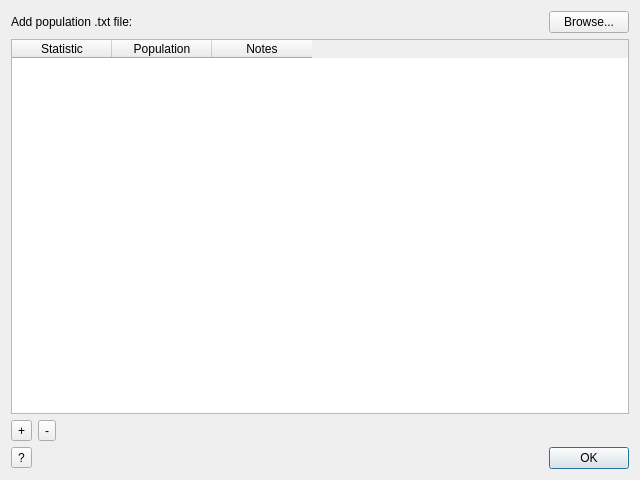
<?xml version="1.0" encoding="UTF-8"?>
<ui version="4.0">
 <class>Dialog</class>
 <widget class="QDialog" name="Dialog">
  <property name="geometry">
   <rect>
    <x>0</x>
    <y>0</y>
    <width>640</width>
    <height>480</height>
   </rect>
  </property>
  <property name="windowTitle">
   <string>Dialog</string>
  </property>
  <layout class="QVBoxLayout" name="verticalLayout_2">
   <item>
    <layout class="QHBoxLayout" name="horizontalLayout_2">
     <item>
      <widget class="QLabel" name="label">
       <property name="text">
        <string>Add population .txt file:</string>
       </property>
      </widget>
     </item>
     <item>
      <spacer name="horizontalSpacer_3">
       <property name="orientation">
        <enum>Qt::Horizontal</enum>
       </property>
       <property name="sizeHint" stdset="0">
        <size>
         <width>40</width>
         <height>20</height>
        </size>
       </property>
      </spacer>
     </item>
     <item>
      <widget class="QPushButton" name="browsePopulationButton">
       <property name="text">
        <string>Browse...</string>
       </property>
      </widget>
     </item>
    </layout>
   </item>
   <item>
    <layout class="QVBoxLayout" name="verticalLayout">
     <item>
      <widget class="QTableWidget" name="tableWidget">
       <property name="selectionMode">
        <enum>QAbstractItemView::SingleSelection</enum>
       </property>
       <column>
        <property name="text">
         <string>Statistic</string>
        </property>
       </column>
       <column>
        <property name="text">
         <string>Population</string>
        </property>
       </column>
       <column>
        <property name="text">
         <string>Notes</string>
        </property>
       </column>
      </widget>
     </item>
     <item>
      <layout class="QHBoxLayout" name="horizontalLayout_3">
       <item>
        <widget class="QToolButton" name="addStatButton">
         <property name="text">
          <string>+</string>
         </property>
        </widget>
       </item>
       <item>
        <widget class="QToolButton" name="removeStatButton">
         <property name="text">
          <string>-</string>
         </property>
        </widget>
       </item>
       <item>
        <spacer name="horizontalSpacer_2">
         <property name="orientation">
          <enum>Qt::Horizontal</enum>
         </property>
         <property name="sizeHint" stdset="0">
          <size>
           <width>40</width>
           <height>20</height>
          </size>
         </property>
        </spacer>
       </item>
      </layout>
     </item>
    </layout>
   </item>
   <item>
    <layout class="QHBoxLayout" name="horizontalLayout">
     <item>
      <widget class="QToolButton" name="calculateHelpButton">
       <property name="text">
        <string>?</string>
       </property>
      </widget>
     </item>
     <item>
      <spacer name="horizontalSpacer">
       <property name="orientation">
        <enum>Qt::Horizontal</enum>
       </property>
       <property name="sizeHint" stdset="0">
        <size>
         <width>40</width>
         <height>20</height>
        </size>
       </property>
      </spacer>
     </item>
     <item>
      <widget class="QPushButton" name="calculateOkButton">
       <property name="text">
        <string>OK</string>
       </property>
       <property name="autoDefault">
        <bool>false</bool>
       </property>
       <property name="default">
        <bool>true</bool>
       </property>
      </widget>
     </item>
    </layout>
   </item>
  </layout>
 </widget>
 <resources/>
 <connections/>
</ui>
